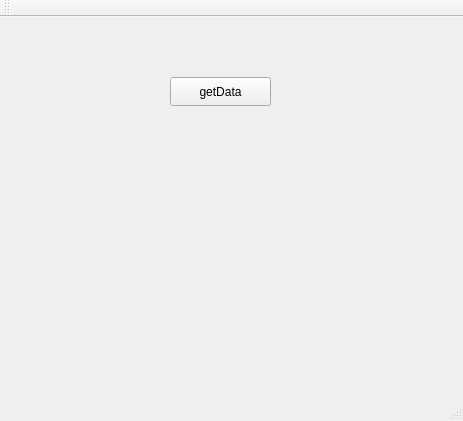
<?xml version="1.0" encoding="UTF-8"?>
<ui version="4.0">
 <class>MainWindow</class>
 <widget class="QMainWindow" name="MainWindow">
  <property name="geometry">
   <rect>
    <x>0</x>
    <y>0</y>
    <width>463</width>
    <height>421</height>
   </rect>
  </property>
  <property name="windowTitle">
   <string>MainWindow</string>
  </property>
  <widget class="QWidget" name="centralWidget">
   <widget class="QPushButton" name="pushButtonGet">
    <property name="geometry">
     <rect>
      <x>170</x>
      <y>60</y>
      <width>101</width>
      <height>29</height>
     </rect>
    </property>
    <property name="text">
     <string>getData</string>
    </property>
   </widget>
  </widget>
  <widget class="QMenuBar" name="menuBar">
   <property name="geometry">
    <rect>
     <x>0</x>
     <y>0</y>
     <width>463</width>
     <height>22</height>
    </rect>
   </property>
  </widget>
  <widget class="QToolBar" name="mainToolBar">
   <attribute name="toolBarArea">
    <enum>TopToolBarArea</enum>
   </attribute>
   <attribute name="toolBarBreak">
    <bool>false</bool>
   </attribute>
  </widget>
  <widget class="QStatusBar" name="statusBar"/>
 </widget>
 <layoutdefault spacing="6" margin="11"/>
 <resources/>
 <connections/>
</ui>
